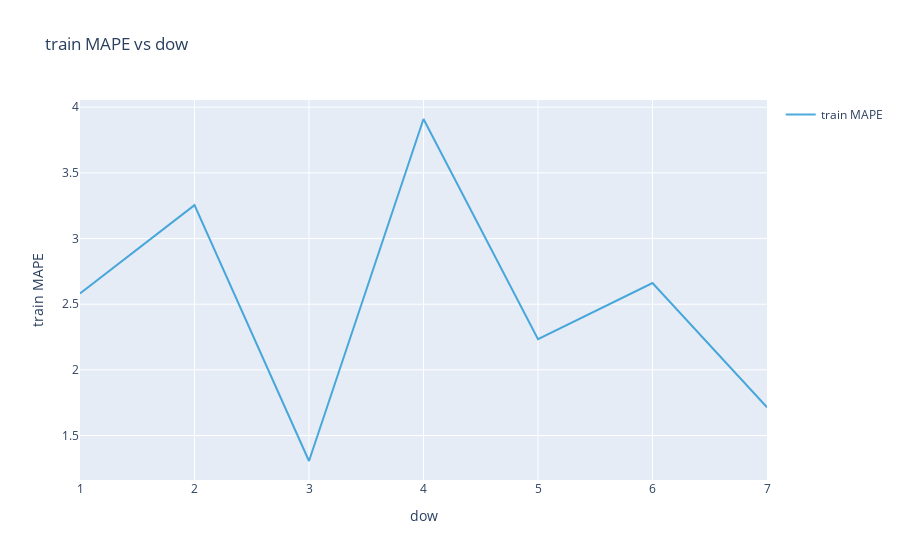
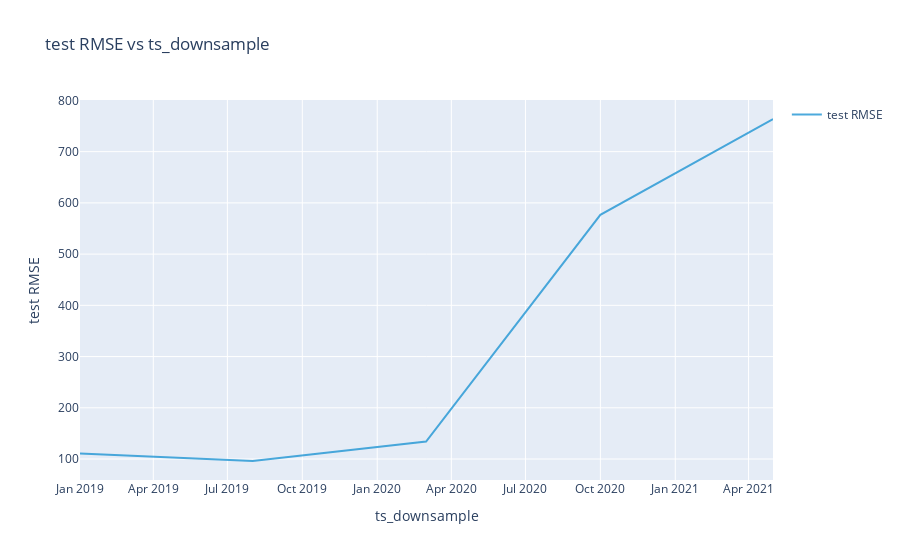

The notebook cell these images were saved under, in order:
### Code cell
from plotly.offline import init_notebook_mode, iplot
from greykite.common.evaluation import EvaluationMetricEnum

init_notebook_mode(connected=True)   # for generating offline graphs within Jupyter Notebook

# MAPE by day of week
fig = backtest.plot_grouping_evaluation(
    score_func=EvaluationMetricEnum.MeanAbsolutePercentError.get_metric_func(),
    score_func_name=EvaluationMetricEnum.MeanAbsolutePercentError.get_metric_name(),
    which="train", # "train" or "test" set
    groupby_time_feature="dow",  # day of week
    groupby_sliding_window_size=None,
    groupby_custom_column=None)
iplot(fig)

# RMSE over time
fig = backtest.plot_grouping_evaluation(
    score_func=EvaluationMetricEnum.RootMeanSquaredError.get_metric_func(),
    score_func_name=EvaluationMetricEnum.RootMeanSquaredError.get_metric_name(),
    which="test", # "train" or "test" set
    groupby_time_feature=None,
    groupby_sliding_window_size=7,  # weekly aggregation of daily data
    groupby_custom_column=None)
iplot(fig)

### Figure 1 — Plotly figure (JSON) as saved in the notebook; plotly's stock layout.template omitted (floating-point values rounded to 4 significant figures)
{"data": [{"line": {"color": "rgb(32, 149, 212)"}, "mode": "lines", "name": "train MAPE", "opacity": 0.8, "type": "scatter", "x": [1, 2, 3, 4, 5, 6, 7], "y": [2.581, 3.254, 1.306, 3.91, 2.233, 2.661, 1.715]}], "layout": {"legend": {"traceorder": "reversed"}, "showlegend": true, "title": {"text": "train MAPE vs dow"}, "xaxis": {"title": {"text": "dow"}}, "yaxis": {"title": {"text": "train MAPE"}}}}

### Figure 2 — Plotly figure (JSON) as saved in the notebook; plotly's stock layout.template omitted (floating-point values rounded to 4 significant figures)
{"data": [{"line": {"color": "rgb(32, 149, 212)"}, "mode": "lines", "name": "test RMSE", "opacity": 0.8, "type": "scatter", "x": ["2019-01-01T00:00:00", "2019-08-01T00:00:00", "2020-03-01T00:00:00", "2020-10-01T00:00:00", "2021-05-01T00:00:00"], "y": [110.7, 96.17, 134.1, 576.8, 763.7]}], "layout": {"legend": {"traceorder": "reversed"}, "showlegend": true, "title": {"text": "test RMSE vs ts_downsample"}, "xaxis": {"title": {"text": "ts_downsample"}}, "yaxis": {"title": {"text": "test RMSE"}}}}
